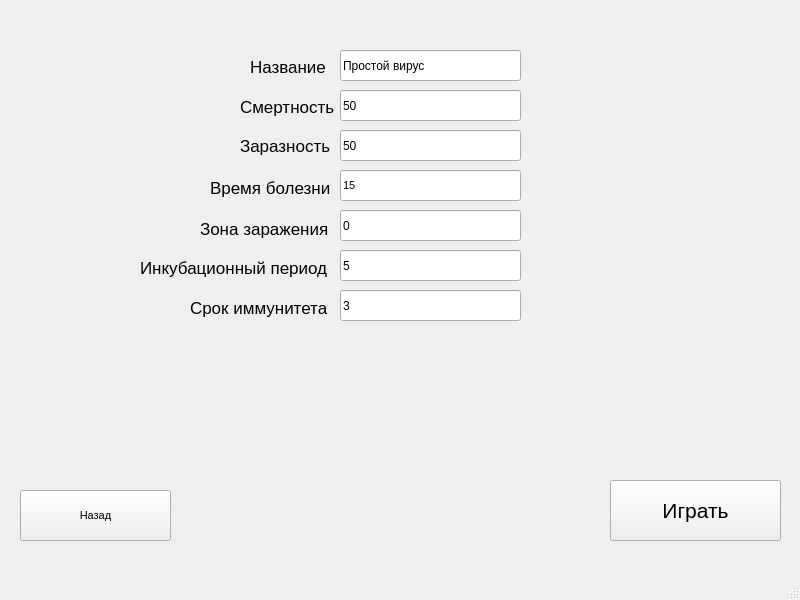
<?xml version="1.0" encoding="UTF-8"?>
<ui version="4.0">
 <class>StartGame</class>
 <widget class="QMainWindow" name="StartGame">
  <property name="geometry">
   <rect>
    <x>0</x>
    <y>0</y>
    <width>800</width>
    <height>600</height>
   </rect>
  </property>
  <property name="windowTitle">
   <string>MainWindow</string>
  </property>
  <widget class="QWidget" name="centralwidget">
   <widget class="QPushButton" name="btnPlay">
    <property name="geometry">
     <rect>
      <x>610</x>
      <y>480</y>
      <width>171</width>
      <height>61</height>
     </rect>
    </property>
    <property name="font">
     <font>
      <pointsize>16</pointsize>
     </font>
    </property>
    <property name="text">
     <string>Играть</string>
    </property>
   </widget>
   <widget class="QLabel" name="label">
    <property name="geometry">
     <rect>
      <x>210</x>
      <y>172</y>
      <width>121</width>
      <height>31</height>
     </rect>
    </property>
    <property name="font">
     <font>
      <pointsize>13</pointsize>
     </font>
    </property>
    <property name="text">
     <string>Время болезни</string>
    </property>
   </widget>
   <widget class="QLabel" name="label_2">
    <property name="geometry">
     <rect>
      <x>200</x>
      <y>213</y>
      <width>131</width>
      <height>31</height>
     </rect>
    </property>
    <property name="font">
     <font>
      <pointsize>13</pointsize>
     </font>
    </property>
    <property name="text">
     <string>Зона заражения</string>
    </property>
   </widget>
   <widget class="QLabel" name="label_3">
    <property name="geometry">
     <rect>
      <x>140</x>
      <y>252</y>
      <width>201</width>
      <height>31</height>
     </rect>
    </property>
    <property name="font">
     <font>
      <pointsize>13</pointsize>
     </font>
    </property>
    <property name="text">
     <string>Инкубационный период</string>
    </property>
   </widget>
   <widget class="QLabel" name="label_4">
    <property name="geometry">
     <rect>
      <x>190</x>
      <y>292</y>
      <width>151</width>
      <height>31</height>
     </rect>
    </property>
    <property name="font">
     <font>
      <pointsize>13</pointsize>
     </font>
    </property>
    <property name="text">
     <string>Срок иммунитета</string>
    </property>
   </widget>
   <widget class="QLabel" name="label_6">
    <property name="geometry">
     <rect>
      <x>240</x>
      <y>130</y>
      <width>121</width>
      <height>31</height>
     </rect>
    </property>
    <property name="font">
     <font>
      <pointsize>13</pointsize>
     </font>
    </property>
    <property name="text">
     <string>Заразность</string>
    </property>
   </widget>
   <widget class="QLabel" name="label_7">
    <property name="geometry">
     <rect>
      <x>240</x>
      <y>91</y>
      <width>131</width>
      <height>31</height>
     </rect>
    </property>
    <property name="font">
     <font>
      <pointsize>13</pointsize>
     </font>
    </property>
    <property name="text">
     <string>Смертность</string>
    </property>
   </widget>
   <widget class="QLabel" name="label_8">
    <property name="geometry">
     <rect>
      <x>250</x>
      <y>51</y>
      <width>131</width>
      <height>31</height>
     </rect>
    </property>
    <property name="font">
     <font>
      <pointsize>13</pointsize>
     </font>
    </property>
    <property name="text">
     <string>Название</string>
    </property>
   </widget>
   <widget class="QLineEdit" name="lbl_mortality">
    <property name="geometry">
     <rect>
      <x>340</x>
      <y>90</y>
      <width>181</width>
      <height>31</height>
     </rect>
    </property>
    <property name="text">
     <string>50</string>
    </property>
   </widget>
   <widget class="QLineEdit" name="lbl_name">
    <property name="geometry">
     <rect>
      <x>340</x>
      <y>50</y>
      <width>181</width>
      <height>31</height>
     </rect>
    </property>
    <property name="text">
     <string>Простой вирус</string>
    </property>
   </widget>
   <widget class="QLineEdit" name="lbl_contagious">
    <property name="geometry">
     <rect>
      <x>340</x>
      <y>130</y>
      <width>181</width>
      <height>31</height>
     </rect>
    </property>
    <property name="text">
     <string>50</string>
    </property>
   </widget>
   <widget class="QLineEdit" name="lbl_period">
    <property name="geometry">
     <rect>
      <x>340</x>
      <y>250</y>
      <width>181</width>
      <height>31</height>
     </rect>
    </property>
    <property name="text">
     <string>5</string>
    </property>
   </widget>
   <widget class="QLineEdit" name="lbl_zona">
    <property name="geometry">
     <rect>
      <x>340</x>
      <y>210</y>
      <width>181</width>
      <height>31</height>
     </rect>
    </property>
    <property name="text">
     <string>0</string>
    </property>
   </widget>
   <widget class="QLineEdit" name="lbl_term">
    <property name="geometry">
     <rect>
      <x>340</x>
      <y>170</y>
      <width>181</width>
      <height>31</height>
     </rect>
    </property>
    <property name="font">
     <font>
      <pointsize>8</pointsize>
     </font>
    </property>
    <property name="text">
     <string>15</string>
    </property>
   </widget>
   <widget class="QLineEdit" name="lbl_time_vac">
    <property name="geometry">
     <rect>
      <x>340</x>
      <y>290</y>
      <width>181</width>
      <height>31</height>
     </rect>
    </property>
    <property name="text">
     <string>3</string>
    </property>
   </widget>
   <widget class="QPushButton" name="back">
    <property name="geometry">
     <rect>
      <x>20</x>
      <y>490</y>
      <width>151</width>
      <height>51</height>
     </rect>
    </property>
    <property name="font">
     <font>
      <pointsize>8</pointsize>
     </font>
    </property>
    <property name="text">
     <string>Назад</string>
    </property>
   </widget>
  </widget>
  <widget class="QMenuBar" name="menubar">
   <property name="geometry">
    <rect>
     <x>0</x>
     <y>0</y>
     <width>800</width>
     <height>21</height>
    </rect>
   </property>
  </widget>
  <widget class="QStatusBar" name="statusbar"/>
 </widget>
 <resources/>
 <connections/>
</ui>
